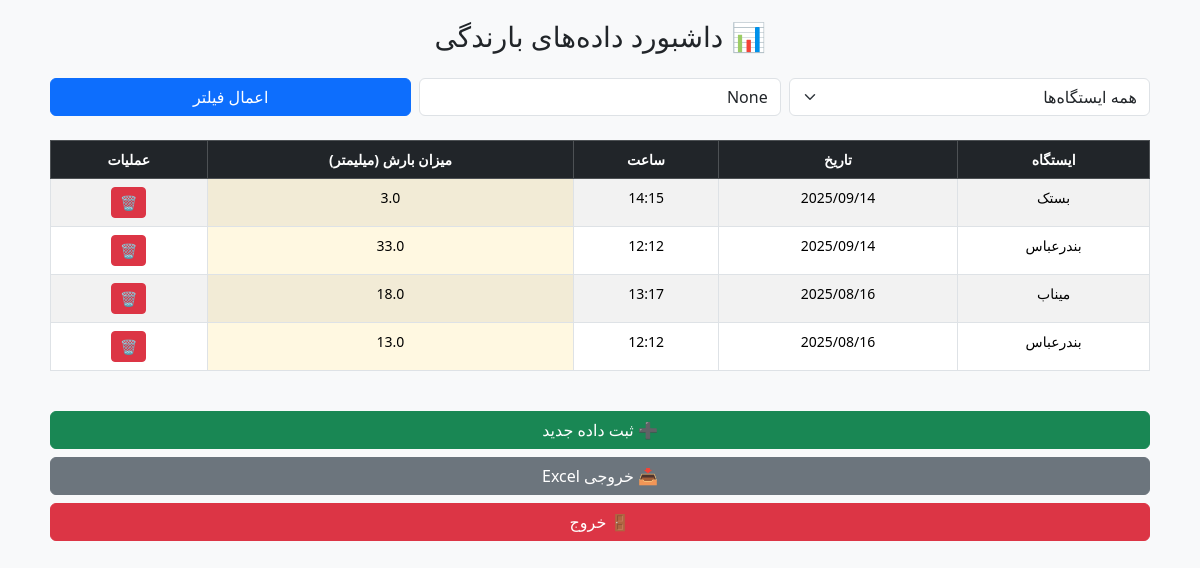
Page /dashboard/ (signed in) on the earlier database version.
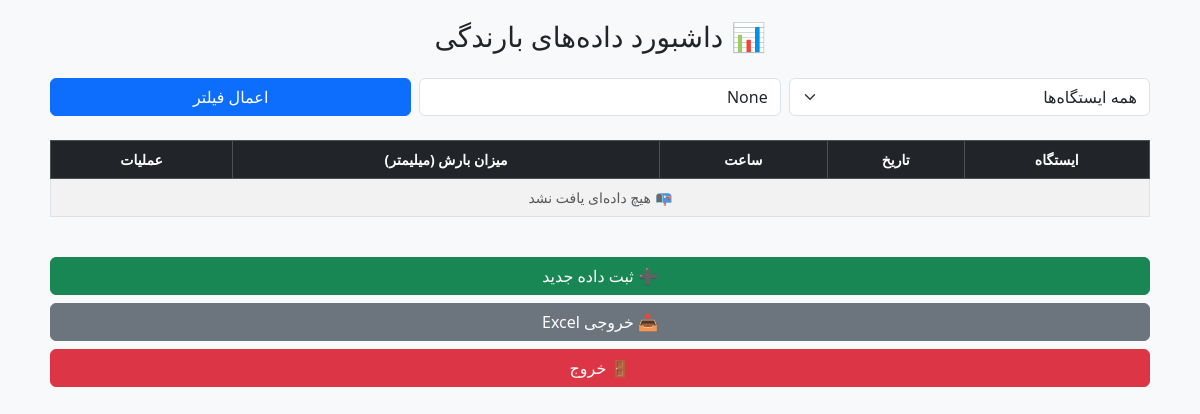
Same page on the later database version.
### records/models.py (models this page shows, shortened)
class RainRecord(models.Model):
    user = models.ForeignKey(User, on_delete=models.CASCADE)
    station = models.ForeignKey(Station, on_delete=models.CASCADE)
    timestamp = models.DateTimeField()
    rainfall_mm = models.FloatField()

class Station(models.Model):
    name = models.CharField(max_length=50, unique=True)

### records/views.py (the view, shortened to what this page needs)
# urls.py: path('dashboard/', views.dashboard, name='dashboard'),
@login_required
def dashboard(request):
    station_filter = request.GET.get('station')
    date_filter = request.GET.get('date')
    records = RainRecord.objects.filter(user=request.user).order_by('-timestamp')
    if station_filter and station_filter != 'all':
        records = records.filter(station__id=station_filter)
    stations = Station.objects.all()
    return render(request, 'dashboard.html', {
        'records': records,
        'stations': stations,
        'station_filter': station_filter,
        'date_filter': date_filter
    })

### records/templates/dashboard.html (shortened to what this page needs)
{% load static %}
<!DOCTYPE html>
<html lang="fa" dir="rtl">
<head>
    <link rel="stylesheet" href="https://cdn.jsdelivr.net/npm/bootstrap@5.3.3/dist/css/bootstrap.rtl.min.css">
    <link rel="stylesheet" href="https://cdn.datatables.net/1.13.5/css/dataTables.bootstrap5.min.css">
    <link rel="stylesheet" href="https://cdn.jsdelivr.net/npm/persian-datepicker/dist/css/persian-datepicker.min.css" />
</head>
<body>
<div class="dashboard-container">
    <h3 class="mb-4 text-center">📊 داشبورد داده‌های بارندگی</h3>
    <form method="get" class="row mb-4 g-2">
        <div class="col-md-4">
            <select name="station" class="form-select">
                <option value="all">همه ایستگاه‌ها</option>
            </select>
        </div>
        <div class="col-md-4">
            <input type="text" name="date" class="form-control" placeholder="تاریخ (YYYY/MM/DD)" value="{{ date_filter }}">
        </div>
        <div class="col-md-4">
            <button type="submit" class="btn btn-primary w-100">اعمال فیلتر</button>
        </div>
    </form>
    <div class="table-responsive">
        <table id="rainTable" class="table table-bordered table-striped text-center">
            <thead class="table-dark">
                <tr>
                    <th>ایستگاه</th>
                    <th>تاریخ</th>
                    <th>ساعت</th>
                    <th>میزان بارش (میلیمتر)</th>
                    <th>عملیات</th>
                </tr>
            </thead>
            <tbody>
                {% for r in records %}
                    <tr data-id="{{ r.id }}">
                        <td>{{ r.station.name }}</td>
                        <td {% if r.user == request.user %}class="editable" data-field="date"{% endif %}>
                            {{ r.timestamp|date:"Y/m/d" }}
                        </td>
                        <td {% if r.user == request.user %}class="editable" data-field="time"{% endif %}>
                            {{ r.timestamp|date:"H:i" }}
                        </td>
                        <td {% if r.user == request.user %}contenteditable="true"{% endif %} data-field="rainfall_mm">
                            {{ r.rainfall_mm }}
                        </td>
                        <td>
                            {% if r.user == request.user %}
                                <a href="{% url 'delete_record' r.id %}" class="btn btn-sm btn-danger"
                                   onclick="return confirm('آیا از حذف این رکورد مطمئن هستید؟')">🗑️</a>
                            {% else %}
                                <span class="text-muted">⛔</span>
                            {% endif %}
                        </td>
                    </tr>
                {% empty %}
                    <tr>
                        <td colspan="5" class="text-muted">📭 هیچ داده‌ای یافت نشد</td>
                    </tr>
                {% endfor %}
            </tbody>
        </table>
    </div>
    <div class="text-center mt-4 d-flex flex-column gap-2">
        <a href="{% url 'enter' %}" class="btn btn-success">➕ ثبت داده جدید</a>
        <a href="{% url 'export_excel' %}" class="btn btn-secondary">📥 خروجی Excel</a>
        <a href="{% url 'logout' %}" class="btn btn-danger">🚪 خروج</a>
    </div>
</div>
</body>
</html>

### records/templates/dashboard.html (style rules this page uses)
body { background-color: #f8f9fa; padding: 20px; }
.dashboard-container { max-width: 1100px; margin: auto; }
table { font-size: 14px; }

Differences in the rows shown:
removed RainRecord: station.name "بستک", timestamp "2025/09/14", timestamp "14:15", rainfall_mm "3.0"
removed RainRecord: station.name "بندرعباس", timestamp "2025/09/14", timestamp "12:12", rainfall_mm "33.0"
removed RainRecord: station.name "میناب", timestamp "2025/08/16", timestamp "13:17", rainfall_mm "18.0"
removed RainRecord: station.name "بندرعباس", timestamp "2025/08/16", timestamp "12:12", rainfall_mm "13.0"
Other differences:
text now shown: "📭 هیچ داده‌ای یافت نشد"
